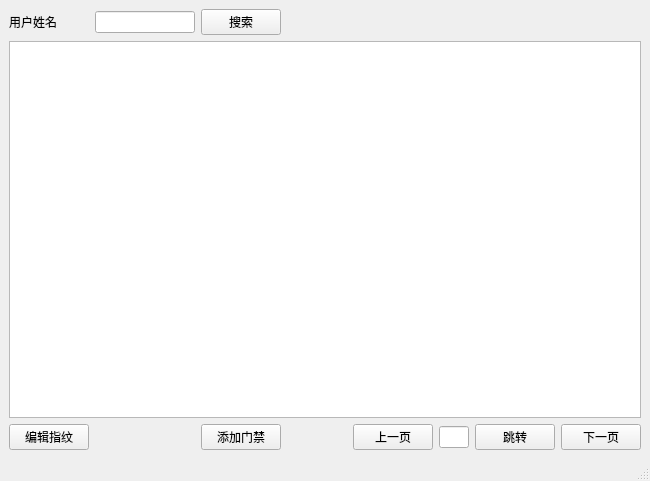
<?xml version="1.0" encoding="UTF-8"?>
<ui version="4.0">
 <class>MainWindow</class>
 <widget class="QMainWindow" name="MainWindow">
  <property name="geometry">
   <rect>
    <x>0</x>
    <y>0</y>
    <width>650</width>
    <height>481</height>
   </rect>
  </property>
  <property name="windowTitle">
   <string>MainWindow</string>
  </property>
  <property name="windowIcon">
   <iconset resource="icon/icon.qrc">
    <normaloff>:/ico.png</normaloff>:/ico.png</iconset>
  </property>
  <widget class="QWidget" name="centralwidget">
   <layout class="QGridLayout" name="gridLayout">
    <item row="2" column="8">
     <widget class="QPushButton" name="pushButton">
      <property name="text">
       <string>跳转</string>
      </property>
     </widget>
    </item>
    <item row="2" column="1">
     <widget class="QPushButton" name="pushButton_6">
      <property name="text">
       <string>编辑指纹</string>
      </property>
     </widget>
    </item>
    <item row="2" column="9">
     <widget class="QPushButton" name="pushButton_4">
      <property name="text">
       <string>下一页</string>
      </property>
     </widget>
    </item>
    <item row="1" column="1" colspan="9">
     <widget class="QTableWidget" name="tableWidget"/>
    </item>
    <item row="0" column="3">
     <widget class="QPushButton" name="pushButton_3">
      <property name="text">
       <string>搜索</string>
      </property>
     </widget>
    </item>
    <item row="0" column="1">
     <widget class="QLabel" name="label">
      <property name="text">
       <string>用户姓名</string>
      </property>
     </widget>
    </item>
    <item row="2" column="7">
     <widget class="QLineEdit" name="lineEdit_2">
      <property name="maximumSize">
       <size>
        <width>30</width>
        <height>16777215</height>
       </size>
      </property>
     </widget>
    </item>
    <item row="2" column="6">
     <widget class="QPushButton" name="pushButton_5">
      <property name="text">
       <string>上一页</string>
      </property>
     </widget>
    </item>
    <item row="0" column="2">
     <widget class="QLineEdit" name="lineEdit">
      <property name="minimumSize">
       <size>
        <width>100</width>
        <height>0</height>
       </size>
      </property>
      <property name="maximumSize">
       <size>
        <width>50</width>
        <height>16777215</height>
       </size>
      </property>
     </widget>
    </item>
    <item row="2" column="3">
     <widget class="QPushButton" name="pushButton_2">
      <property name="maximumSize">
       <size>
        <width>100</width>
        <height>16777215</height>
       </size>
      </property>
      <property name="text">
       <string>添加门禁</string>
      </property>
     </widget>
    </item>
   </layout>
  </widget>
  <widget class="QMenuBar" name="menubar">
   <property name="geometry">
    <rect>
     <x>0</x>
     <y>0</y>
     <width>650</width>
     <height>21</height>
    </rect>
   </property>
  </widget>
  <widget class="QStatusBar" name="statusbar"/>
 </widget>
 <resources>
  <include location="icon/icon.qrc"/>
 </resources>
 <connections/>
</ui>
